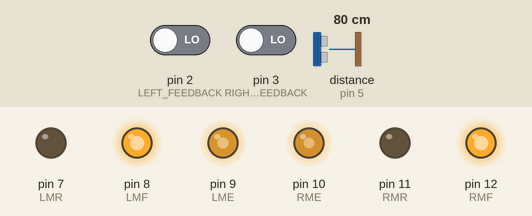
Bench run of a sketch on a simulated Arduino Uno, built with avr-gcc and run on an emulated ATmega328P. Shown: output pins drawn as LEDs (lit = HIGH). Dashed ring = blinking. Inputs (shaded band) come from the test bench; at power-on: distance to the obstacle (sensor on pin 5) 80 cm, pin 2 (LEFT_FEEDBACK) LOW, pin 3 (RIGHT_FEEDBACK) LOW. The echo pulse lasts 58.3 µs per cm.

Above: at 1.2 s.
1.3 s: distance to the obstacle (sensor on pin 5) set to 9 cm
At 1.7 s:
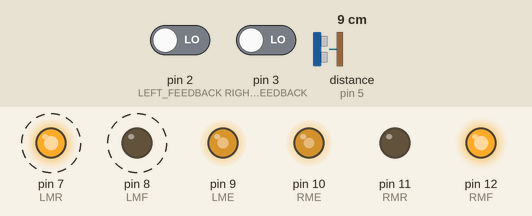
4.3 s: distance to the obstacle (sensor on pin 5) set to 2 cm
At 5.6 s:
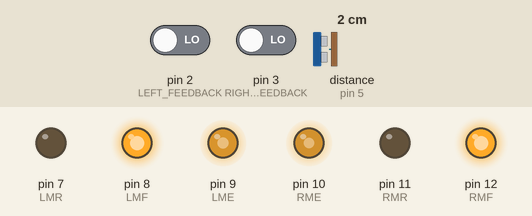
Timing chart, 0 to 7.3 s (numbered marks = the images above; inputs shaded):
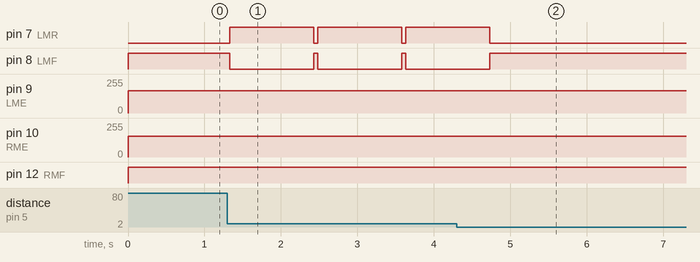

The sketch:

All_code_.ino
```cpp
int LME = 9;
int LMR = 7;
int LMF = 8;
int RME = 10;
int RMR = 11;
int RMF = 12;
int leftSpeed = 167;
int rightSpeed = 155;
int rightSpeed2 = 255;
int leftSpeed2 = 65;
const int LEFT_FEEDBACK = 2;//pin numbers on rover
const int RIGHT_FEEDBACK = 3;

volatile int leftcounter =0; // initiate counter to zero for start
volatile int rightcounter =0; // counter could always be reset


#include <NewPing.h>

#define TRIGGER_PIN  4 // Arduino pin tied to trigger pin on the ultrasonic sensor.
#define ECHO_PIN     5
// Arduino pin tied to echo pin on the ultrasonic sensor.
#define MAX_DISTANCE 200 // Maximum distance we want to ping for (in centimeters). Maximum sensor distance is rated at 400-500cm.

NewPing sonar(TRIGGER_PIN, ECHO_PIN, MAX_DISTANCE); // NewPing setup of pins and maximum distance.

// the setup function runs once when you press reset or power the board
void setup() {
int distance = sonar.ping_cm();


  Serial.begin(115200);
  attachInterrupt(digitalPinToInterrupt(LEFT_FEEDBACK),LeftMotorISR,RISING);

  attachInterrupt(digitalPinToInterrupt(RIGHT_FEEDBACK),RightMotorISR,RISING);

  // initialize digital pin LED_BUILTIN as an output.

    pinMode(LME, OUTPUT);
    pinMode(LMR, OUTPUT);
    pinMode(LMF, OUTPUT);
    pinMode(RME, OUTPUT);
    pinMode(RMR, OUTPUT);
    pinMode(RMF, OUTPUT);
}


// the loop function runs over and over again forever
void loop()
{

  donthit();


}


void notfalling(){
   motorsForward();
delay(50);
  int distance = sonar.ping_cm();

 if(distance >13){
  reverse();
  delay(300);
  everythingoff(10000);
  Serial.print(sonar.ping_cm());
  delay(1100);
 }
}

void donthit(){
  motorsForward();
  delay(50);
  int distance = sonar.ping_cm();

  if(distance >8 and distance <10){

    leftturn();

    delay(1100);
    motorsForward();
 }

}

  void fig8(){
  rightsquare();
  stopMotors();
  delay(500);
  leftsquare();
  stopMotors();
  delay(50000);


}

void rightsquare(){
  motorsForward();
  delay(1950);
  rightturn();
  delay(1350);

  motorsForward();
  delay(1950);
  rightturn();
  delay(1400);

  motorsForward();
  delay(2000);
  rightturn();
  delay(1400);

  motorsForward();
  delay(2000);
  leftturn();
  delay(1200);
}


void leftsquare(){

  motorsForward();
  delay(2000);
  leftturn();
  delay(1100);


  motorsForward();
  delay(2000);
  leftturn();
  delay(1100);

  motorsForward();
  delay(2000);
  leftturn();
  delay(1200);

   motorsForward();
  delay(2000);
  rightturn();
  delay(1300);


}

void leftturn(){
  digitalWrite(RMF, HIGH);   // turn the LED on (HIGH is the voltage level)

  digitalWrite(LMF, LOW);   // turn the LED on (HIGH is the voltage level)

  digitalWrite(LMR, HIGH);   // turn the LED on (HIGH is the voltage level)
}


void rightturn(){
  digitalWrite(LMF, HIGH);   // turn the LED on (HIGH is the voltage level)

  digitalWrite(RMF, LOW);   // turn the LED on (HIGH is the voltage level)

  digitalWrite(RMR, HIGH);   // turn the LED on (HIGH is the voltage level)
}


void story56(){

  motorsForward();


  //just print out the values to show counter operating
  Serial.print("Left Counter ");
  Serial.println(leftcounter);

  Serial.print("Right Counter ");
  Serial.println(rightcounter);
  delay(20);


  if(leftcounter > rightcounter){
    leftSpeed = leftSpeed - 3 ;
    rightSpeed = rightSpeed + 3 ;}

  else if(rightcounter > leftcounter){
    rightSpeed = rightSpeed - 3 ;
    leftSpeed = leftSpeed + 3 ;}

  else {
    rightSpeed = 167;
    leftSpeed = 167;
  }

    if(millis() >= 10000) {
      everythingoff(50000);
    }
}


void LeftMotorISR(){
  //adds ontr to the counter on each motor revilution
  leftcounter++;
}

void RightMotorISR(){
  //adds ontr to the counter on each motor revolution
  rightcounter++;
}


void story4(){
  motorsForward();
  delay(1000);

  stopMotors();
  delay(1000);

  reverse();
  delay(1000);

  everythingoff(30000);

}

void story3(){
  motorsForward();
  delay (10000);
  stopMotors();
  delay(1000);
  reverse();
  delay (1000);
  stopMotors();
  delay (1000);
  everythingoff(30000);
}


void motorsForward(){
  //function makes rova go forward
  analogWrite(LME, leftSpeed);   // turn the LED on (HIGH is the voltage level)

  analogWrite(RME, rightSpeed);   // turn the LED on (HIGH is the voltage level)

  digitalWrite(RMR, LOW);   // turn the LED on (HIGH is the voltage level)

  digitalWrite(LMR, LOW);   // turn the LED on (HIGH is the voltage level)

  digitalWrite(LMF, HIGH);   // turn the LED on (HIGH is the voltage level)

  digitalWrite(RMF, HIGH);   // turn the LED on (HIGH is the voltage level)


}


void stopMotors(){
  // THIS NEXT PART IS THE STOP

 digitalWrite(LME, HIGH);   // turn the LED on (HIGH is the voltage level)

  digitalWrite(RME, HIGH);   // turn the LED on (HIGH is the voltage level)

  digitalWrite(LMF, HIGH);   // turn the LED on (HIGH is the voltage level)

  digitalWrite(RMF, HIGH);   // turn the LED on (HIGH is the voltage level)

  digitalWrite(LMR, HIGH);   // turn the LED on (HIGH is the voltage level)

  digitalWrite(RMR, HIGH);   // turn the LED on (HIGH is the voltage level)


}

void reverse() {
    digitalWrite(LMF, LOW);   // turn the LED on (HIGH is the voltage level)

  digitalWrite(RMF, LOW);   // turn the LED on (HIGH is the voltage level)

  digitalWrite(LME, HIGH);   // turn the LED on (HIGH is the voltage level)

  digitalWrite(RME, HIGH);   // turn the LED on (HIGH is the voltage level)

  digitalWrite(LMR, HIGH);   // turn the LED on (HIGH is the voltage level)

  digitalWrite(RMR, HIGH);   // turn the LED on (HIGH is the voltage level)
}


void everythingoff(int time){
   digitalWrite(LME, LOW);   // turn the LED on (HIGH is the voltage level)

  digitalWrite(RME, LOW);   // turn the LED on (HIGH is the voltage level)

  digitalWrite(LMF, LOW);   // turn the LED on (HIGH is the voltage level)

  digitalWrite(RMF, LOW);   // turn the LED on (HIGH is the voltage level)

  digitalWrite(LMR, LOW);   // turn the LED on (HIGH is the voltage level)

  digitalWrite(RMR, LOW);   // turn the LED on (HIGH is the voltage level)
  delay(time);
}


 /*analogWrite(LME, leftSpeed);   // turn the LED on (HIGH is the voltage level)

  analogWrite(RME, rightSpeed);   // turn the LED on (HIGH is the voltage level)

  digitalWrite(LMF, leftSpeed);   // turn the LED on (HIGH is the voltage level)

  digitalWrite(RMF, rightSpeed);   // turn the LED on (HIGH is the voltage level)

  delay(15000);

  everythingoff(3000);

  analogWrite(RME, rightSpeed2);   // turn the LED on (HIGH is the voltage level)

  analogWrite(LME, leftSpeed2);   // turn the LED on (HIGH is the voltage level)

  digitalWrite(LMF, leftSpeed2);   // turn the LED on (HIGH is the voltage level)

  digitalWrite(RMF, rightSpeed2);   // turn the LED on (HIGH is the voltage level)

  delay(15000); */
```

Measured:
- after the input at 1.3 s, pin 7 (LMR): alternates HIGH for 1.1 s and LOW for 0.05 s, starting at once; pin 8 (LMF): alternates HIGH for 0.05 s and LOW for 1.1 s, starting at once
- after the input at 4.3 s, pin 7 (LMR): goes on until 4.7 s, then stays LOW; pin 8 (LMF): goes on until 4.7 s, then stays HIGH
